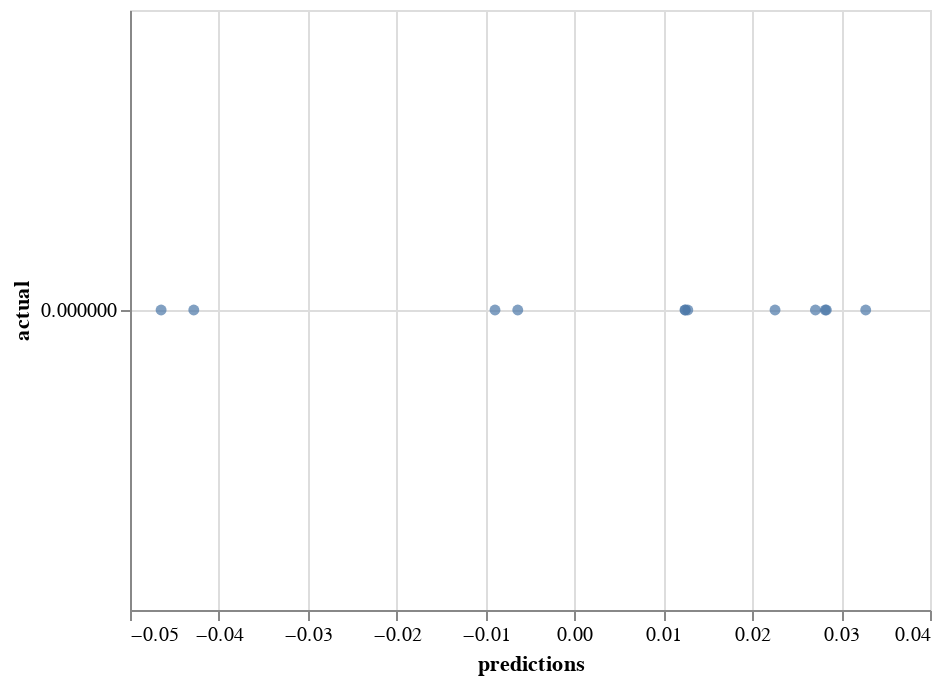

Here is the notebook cell this chart was saved with:
### Code cell
scatter = alt.Chart(df).mark_circle().encode(
    x='predictions',
    y='actual'
)
scatter

### Figure 1 — Vega-Lite specification as saved in the notebook (floating-point values rounded to 4 significant figures)
{"config": {"view": {"continuousWidth": 400, "continuousHeight": 300}}, "data": {"name": "data-deeccfcfbaf62df65a95b320cfed2d47"}, "mark": "circle", "encoding": {"x": {"type": "quantitative", "field": "predictions"}, "y": {"type": "quantitative", "field": "actual"}}, "$schema": "https://vega.github.io/schema/vega-lite/v4.8.1.json", "datasets": {"data-deeccfcfbaf62df65a95b320cfed2d47": [{"month": 1, "actual": 0.0, "predictions": -0.008937}, {"month": 2, "actual": 0.0, "predictions": 0.01244}, {"month": 3, "actual": 0.0, "predictions": 0.02257}, {"month": 4, "actual": 0.0, "predictions": 0.01275}, {"month": 5, "actual": 0.0, "predictions": 0.03277}, {"month": 6, "actual": 0.0, "predictions": 0.02834}, {"month": 7, "actual": 0.0, "predictions": 0.01248}, {"month": 8, "actual": 0.0, "predictions": 0.02711}, {"month": 9, "actual": 0.0, "predictions": 0.02821}, {"month": 10, "actual": 0.0, "predictions": -0.0465}, {"month": 11, "actual": 0.0, "predictions": -0.04283}, {"month": 12, "actual": 0.0, "predictions": -0.006377}]}}
